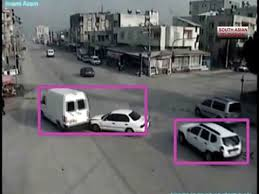
%> input picture DataSet/car/images (9).jpeg, 259 x 194 px, given in place of images%20(9).jpeg, which was not available
$ octave gaussian_test.m   (GNU Octave 9; MATLAB toolbox functions it lacks are replaced by stand-ins)
%> lines starting %> are read from the running program, lines starting %| are printed output that depends on the picture; pictures that were not available may be replaced by others from this repository, and a replacement may not be noted
im=double(rgb2gray(imread('https://raw.githubusercontent.com/ritwikgoel/ImageEnchancement/master/DataSet/car/images%20(9).jpeg')));
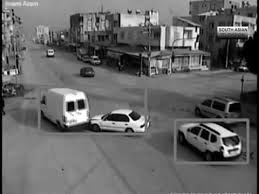
%> im: size 194x259 double; min 0, max 255, mean 101.3

F_u_v=fft(im);

F_u_v=(fftshift(F_u_v));

figure(1);

temp=log(abs(F_u_v));
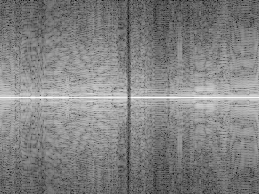
%> temp: size 194x259 double; 0.01% of the values are NaN or infinite; the others: min -0.381, max 10.13, mean 5.01; drawn with min black, max white, NaN and infinite black

%imshow(temp,[]);

%# Create the gaussian filter with hsize = [5 5] and sigma = 2
G = fspecial('gaussian',[5 5],3);
%# Filter it
Ig = imfilter(temp,G,'same');
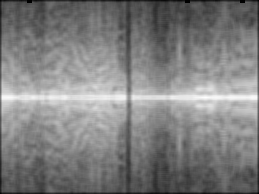
%> Ig: size 194x259 double; 0.09% of the values are NaN or infinite; the others: min 1.28, max 8.63, mean 4.97; drawn with min black, max white, NaN and infinite black
%# Display
iF_u_v=ifft(Ig);
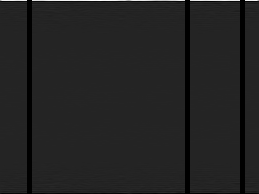
%> iF_u_v: size 194x259 double; 5.79% of the values are NaN or infinite; the others: min -0.948, max 5.61, mean 0.0107; drawn with min black, max white, NaN and infinite black

iF_u_v=(ifftshift(iF_u_v));
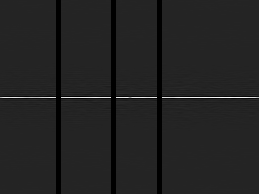
%> iF_u_v: size 194x259 double; 5.79% of the values are NaN or infinite; the others: min -0.948, max 5.61, mean 0.0107; mean of the top-left, top-right, bottom-left and bottom-right quarters NaN, NaN, NaN, NaN; drawn with min black, max white, NaN and infinite black
temp2=log(abs(iF_u_v));
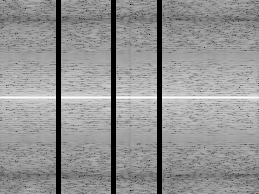
%> temp2: size 194x259 double; 5.79% of the values are NaN or infinite; the others: min -16.53, max 1.72, mean -5.28; drawn with min black, max white, NaN and infinite black

imshow(temp2,[]);

$ run again, with DataSet/car/images (7).jpeg copied over DataSet/car/images (9).jpeg
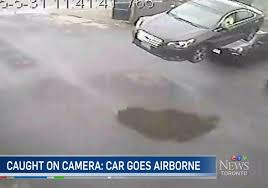
%> input picture DataSet/car/images (7).jpeg, 268 x 188 px, given in place of images%20(9).jpeg, which was not available
%> `Ig = imfilter(temp,G,'same');`:
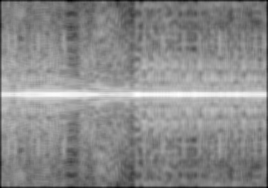
%> Ig: size 188x268 double; min 1.73, max 8.6, mean 5.47; drawn with min black and max white
%> `temp2=log(abs(iF_u_v));`:
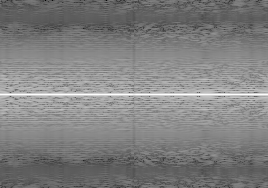
%> temp2: size 188x268 double; min -11.69, max 1.77, mean -4.91; drawn with min black and max white

$ run again, with DataSet/car/images (8).jpeg copied over DataSet/car/images (9).jpeg
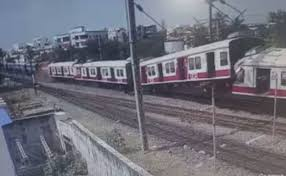
%> input picture DataSet/car/images (8).jpeg, 286 x 176 px, given in place of images%20(9).jpeg, which was not available
%> `iF_u_v=(ifftshift(iF_u_v));`:
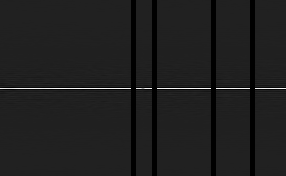
%> iF_u_v: size 176x286 double; 6.99% of the values are NaN or infinite; the others: min -0.771, max 5.16, mean 0.0122; mean of the top-left, top-right, bottom-left and bottom-right quarters NaN, NaN, NaN, NaN; drawn with min black, max white, NaN and infinite black
%> `temp2=log(abs(iF_u_v));`:
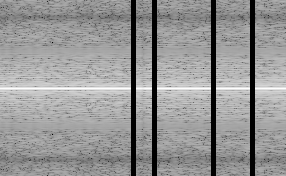
%> temp2: size 176x286 double; 6.99% of the values are NaN or infinite; the others: min -16.89, max 1.64, mean -5.14; drawn with min black, max white, NaN and infinite black

$ run again, with DataSet/car/1.jpeg copied over DataSet/car/images (9).jpeg
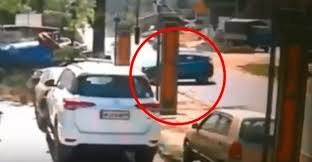
%> input picture DataSet/car/1.jpeg, 312 x 162 px, given in place of images%20(9).jpeg, which was not available
%> `iF_u_v=(ifftshift(iF_u_v));`:
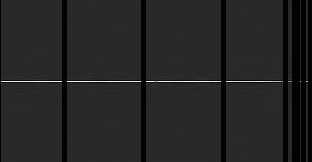
%> iF_u_v: size 162x312 double; 12.18% of the values are NaN or infinite; the others: min -1.05, max 5.37, mean 0.013; mean of the top-left, top-right, bottom-left and bottom-right quarters NaN, NaN, NaN, NaN; drawn with min black, max white, NaN and infinite black
%> `temp2=log(abs(iF_u_v));`:
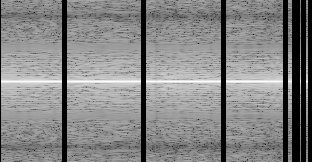
%> temp2: size 162x312 double; 12.18% of the values are NaN or infinite; the others: min -15.09, max 1.68, mean -5.07; drawn with min black, max white, NaN and infinite black
